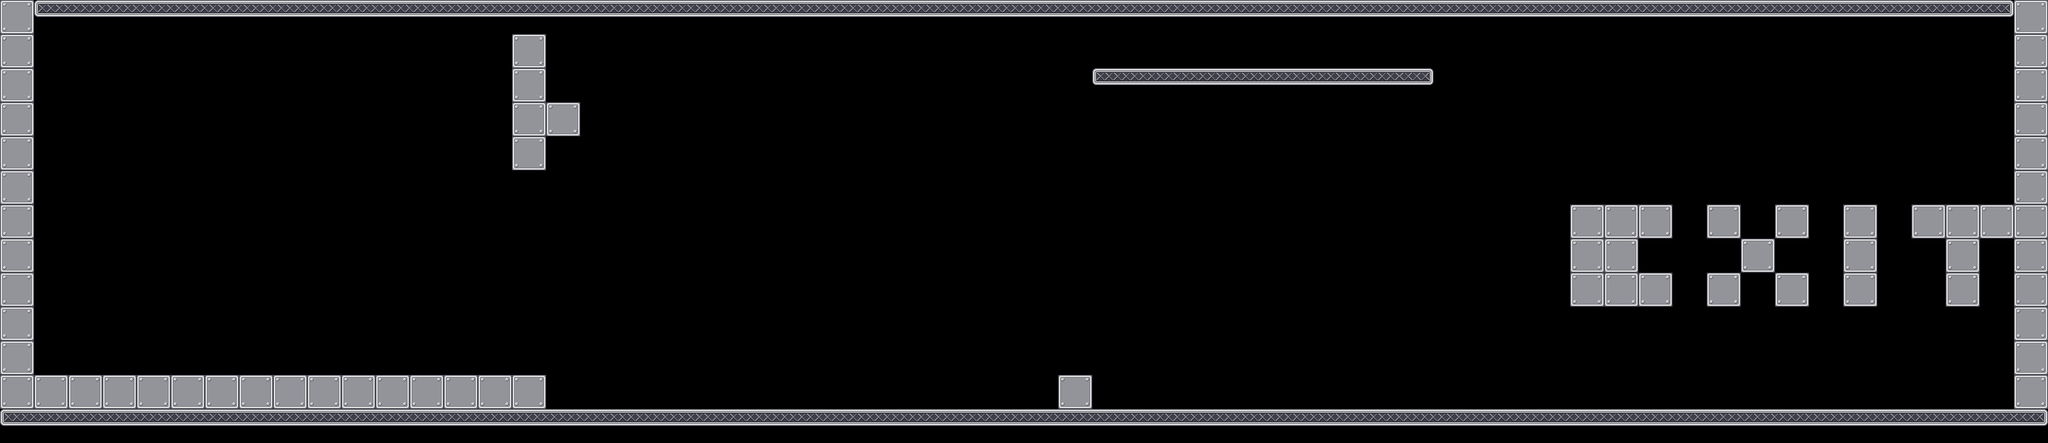

A 2D game scene composited from a Tiled map and its tileset images. What follows is a short description and the map's XML, with each tile layer's data collapsed to a summary:
An orthogonal 60x13 tile map with 64x64 px tiles, 1 tile layer (Calque de Tile 1), 6 tilesets and 70 objects.

<map version="1.0" orientation="orthogonal" width="60" height="13" tilewidth="64" tileheight="64">
 <tileset firstgid="1" name="mur" tilewidth="64" tileheight="64">
  <image source="mur.png" trans="ffffff" width="64" height="64" />
 </tileset>
 <tileset firstgid="2" name="sol" tilewidth="64" tileheight="64">
  <image source="sol.png" trans="ffffff" width="64" height="64" />
 </tileset>
 <tileset firstgid="3" name="alone" tilewidth="64" tileheight="64">
  <image source="alone.png" width="64" height="64" />
 </tileset>
 <tileset firstgid="4" name="left" tilewidth="64" tileheight="64">
  <image source="left.png" width="64" height="64" />
 </tileset>
 <tileset firstgid="5" name="mid" tilewidth="64" tileheight="64">
  <image source="mid.png" width="64" height="64" />
 </tileset>
 <tileset firstgid="6" name="right" tilewidth="64" tileheight="64">
  <image source="right.png" width="64" height="64" />
 </tileset>
 <layer name="Calque de Tile 1" width="60" height="13">
  <data>[780 cells, 194 non-empty, 5 distinct tile ids]</data>
 </layer>
 <objectgroup color="#00ff00" name="wall" width="60" height="13">
  <object x="0" y="0" width="64" height="768" />
  <object x="3776" y="0" width="64" height="768" />
  <object x="960" y="64" width="64" height="256" />
 </objectgroup>
 <objectgroup color="#0000ff" name="platform" width="60" height="13">
  <object x="0" y="768" width="3840" height="64" />
  <object x="64" y="0" width="3712" height="64" />
  <object x="1984" y="704" width="64" height="64" />
  <object x="64" y="704" width="960" height="64" />
  <object x="1024" y="192" width="64" height="64" />
  <object x="2048" y="128" width="640" height="64" />
 </objectgroup>
 <objectgroup color="#ffffff" name="movable" width="60" height="13" />
 <objectgroup color="#ff6666" name="destroyable" width="60" height="13">
  <object x="1408" y="256" width="64" height="64" />
  <object x="1472" y="256" width="64" height="64" />
  <object x="1152" y="256" width="64" height="64" />
  <object x="1088" y="256" width="64" height="64" />
  <object x="1216" y="256" width="64" height="64" />
  <object x="1280" y="256" width="64" height="64" />
  <object x="1024" y="256" width="64" height="64" />
  <object x="1344" y="256" width="64" height="64" />
  <object x="1664" y="256" width="64" height="64" />
  <object x="1984" y="64" width="64" height="64" />
  <object x="1536" y="256" width="64" height="64" />
  <object x="1856" y="256" width="64" height="64" />
  <object x="1792" y="256" width="64" height="64" />
  <object x="1600" y="256" width="64" height="64" />
  <object x="1920" y="256" width="64" height="64" />
  <object x="1728" y="256" width="64" height="64" />
 </objectgroup>
 <objectgroup color="#ff0000" name="metalman" width="60" height="13">
  <object x="128" y="640" width="64" height="64" />
 </objectgroup>
 <objectgroup color="#ff0000" name="themagnet" width="60" height="13">
  <object x="256" y="640" width="64" height="64" />
 </objectgroup>
 <objectgroup color="#800000" name="generator" width="60" height="13" />
 <objectgroup color="#66ccff" name="switch" width="60" height="13" />
 <objectgroup color="#e6e6e6" name="metal" width="60" height="13" />
 <objectgroup color="#333333" name="gate" width="60" height="13">
  <object x="1024" y="640" width="64" height="64">
   <properties>
    <property name="animid" value="1" />
    <property name="closeid" value="1" />
    <property name="next" value="2" />
    <property name="type" value="DebutHG" />
   </properties>
  </object>
  <object x="1088" y="640" width="64" height="64">
   <properties>
    <property name="animid" value="2" />
    <property name="next" value="3" />
    <property name="prev" value="1" />
    <property name="type" value="MillieuHG" />
   </properties>
  </object>
  <object x="1472" y="640" width="64" height="64">
   <properties>
    <property name="animid" value="8" />
    <property name="openid" value="1" />
    <property name="prev" value="7" />
    <property name="type" value="FinHG" />
   </properties>
  </object>
  <object x="1152" y="640" width="64" height="64">
   <properties>
    <property name="animid" value="3" />
    <property name="next" value="4" />
    <property name="prev" value="2" />
    <property name="type" value="MillieuHG" />
   </properties>
  </object>
  <object x="1216" y="640" width="64" height="64">
   <properties>
    <property name="animid" value="4" />
    <property name="next" value="5" />
    <property name="prev" value="3" />
    <property name="type" value="MillieuHG" />
   </properties>
  </object>
  <object x="1280" y="640" width="64" height="64">
   <properties>
    <property name="animid" value="5" />
    <property name="next" value="6" />
    <property name="prev" value="4" />
    <property name="type" value="MillieuHG" />
   </properties>
  </object>
  <object x="1344" y="640" width="64" height="64">
   <properties>
    <property name="animid" value="6" />
    <property name="next" value="7" />
    <property name="prev" value="5" />
    <property name="type" value="MillieuHG" />
   </properties>
  </object>
  <object x="1408" y="640" width="64" height="64">
   <properties>
    <property name="animid" value="7" />
    <property name="next" value="8" />
    <property name="prev" value="6" />
    <property name="type" value="MillieuHG" />
   </properties>
  </object>
  <object x="1856" y="640" width="64" height="64">
   <properties>
    <property name="animid" value="12" />
    <property name="next" value="13" />
    <property name="prev" value="11" />
    <property name="type" value="MillieuHD" />
   </properties>
  </object>
  <object x="1920" y="640" width="64" height="64">
   <properties>
    <property name="animid" value="11" />
    <property name="closeid" value="1" />
    <property name="next" value="12" />
    <property name="type" value="DebutHD" />
   </properties>
  </object>
  <object x="1664" y="640" width="64" height="64">
   <properties>
    <property name="animid" value="15" />
    <property name="next" value="16" />
    <property name="prev" value="14" />
    <property name="type" value="MillieuHD" />
   </properties>
  </object>
  <object x="1536" y="640" width="64" height="64">
   <properties>
    <property name="animid" value="17" />
    <property name="openid" value="1" />
    <property name="prev" value="16" />
    <property name="type" value="FinHD" />
   </properties>
  </object>
  <object x="1600" y="640" width="64" height="64">
   <properties>
    <property name="animid" value="16" />
    <property name="next" value="17" />
    <property name="prev" value="15" />
    <property name="type" value="MillieuHD" />
   </properties>
  </object>
  <object x="1792" y="640" width="64" height="64">
   <properties>
    <property name="animid" value="13" />
    <property name="next" value="14" />
    <property name="prev" value="12" />
    <property name="type" value="MillieuHD" />
   </properties>
  </object>
  <object x="1728" y="640" width="64" height="64">
   <properties>
    <property name="animid" value="14" />
    <property name="next" value="15" />
    <property name="prev" value="13" />
    <property name="type" value="MillieuHD" />
   </properties>
  </object>
  <object x="1984" y="640" width="64" height="64">
   <properties>
    <property name="animid" value="29" />
    <property name="openid" value="2" />
    <property name="prev" value="28" />
    <property name="type" value="FinVH" />
   </properties>
  </object>
  </objectgroup>
 <objectgroup color="#004080" name="acid" width="60" height="13">
  <!-- 15 objects omitted --></objectgroup>
 <objectgroup color="#ffff00" name="arc" width="60" height="13" />
 <objectgroup color="#ffff00" name="levelend" width="60" height="13">
  <!-- 1 objects omitted --></objectgroup>
 <objectgroup color="#800080" name="gateswitch" width="60" height="13">
  <!-- 3 objects omitted --></objectgroup>
</map>
<!-- 27 of 70 objects omitted -->
